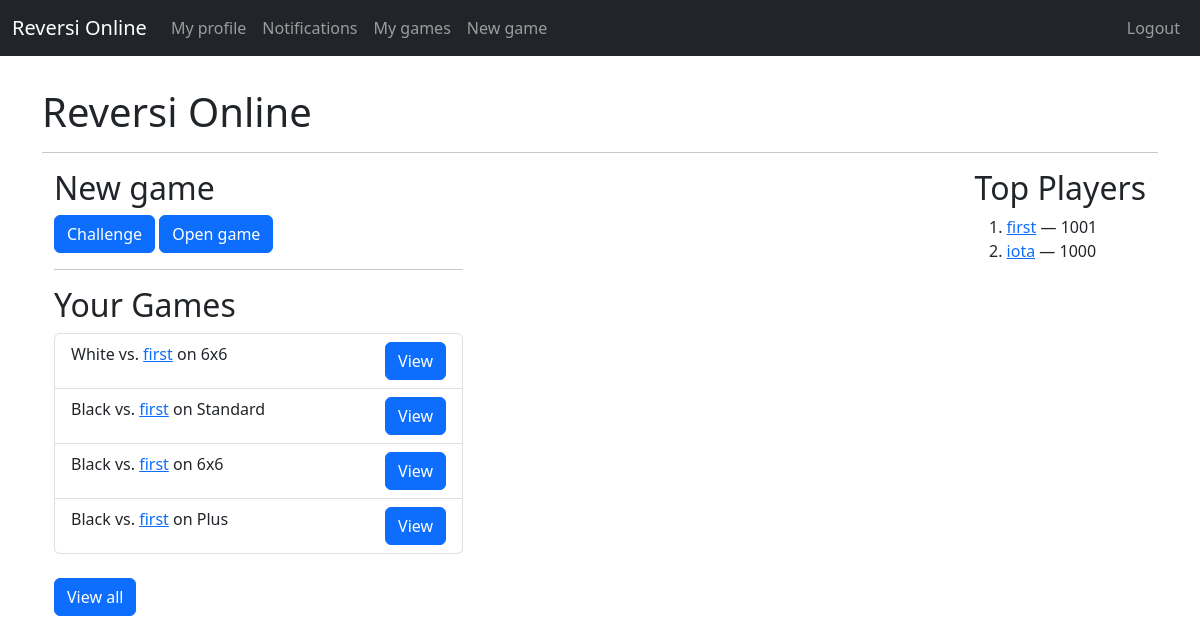
Page / (signed in) on the earlier database version.
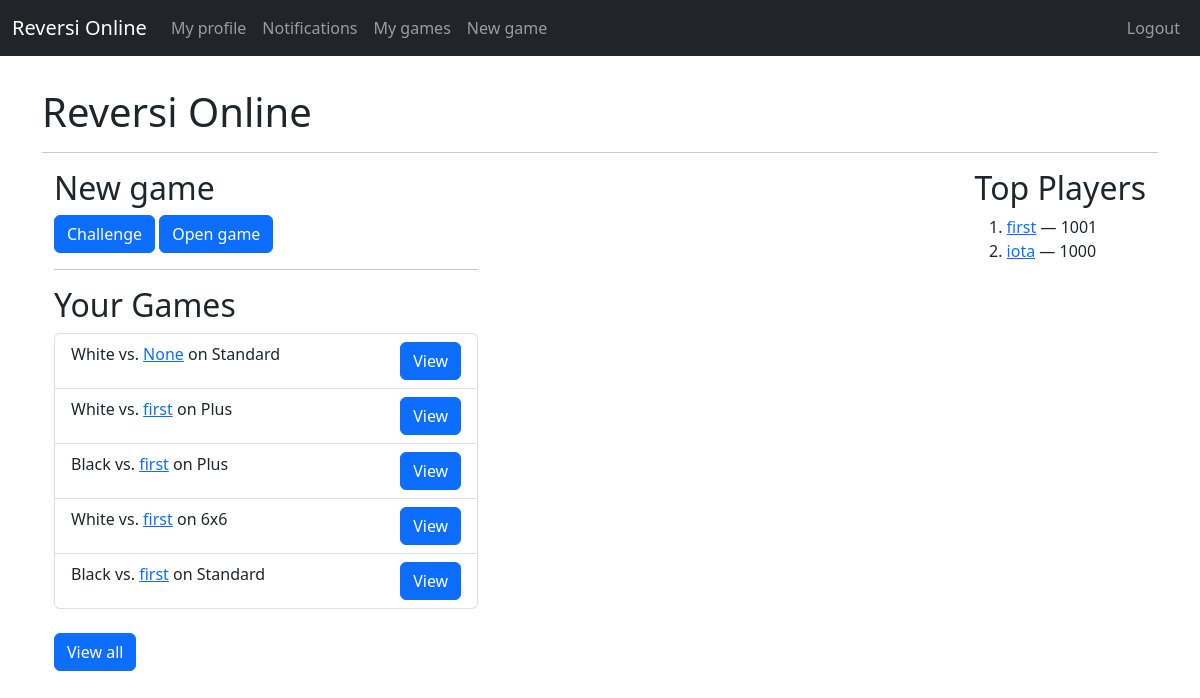
Same page on the later database version.
### game/models.py (models this page shows, shortened)
class Game(models.Model):
    first_player = models.ForeignKey(User, on_delete=models.CASCADE, related_name='first_player_in')
    second_player = models.ForeignKey(User, null=True, on_delete=models.CASCADE, related_name='second_player_in')
    first_player_is_X = models.BooleanField(default=True)
    first_players_turn = models.BooleanField(default=True)
    board_name = models.CharField(max_length=50)
    board_string = models.CharField(max_length=1056)
    open_game = models.BooleanField(default=False)
    game_started = models.BooleanField(default=False)
    game_ended = models.BooleanField(default=False)
    winner = models.CharField(max_length=1, null=True)
    most_recent_move = models.DateTimeField(auto_now_add=True)

### users/models.py (models this page shows)
class UserData(models.Model):
    user = models.OneToOneField(User, on_delete=models.CASCADE)
    elo_rating = models.IntegerField(default=1000)
    open_for_challenge = models.BooleanField(default=True)
    bio_text = models.CharField(max_length=2000, default="Hi! I'm new here!")

### base/views.py (the view)
# urls.py: path('', views.index, name="index"),
@login_required
def index(req):
    top_players = User.objects.all().order_by('-userdata__elo_rating')[:5]
    latest_games = get_player_games(req.user, 5)
    ctx = {
        'top_players': top_players,
        'latest_games': latest_games,
    }
    return render(req, 'base/index.html', ctx)

### base/views.py (called while the page is built)
def get_player_games(user, count=-1):
    latest_games = Game.objects.filter(Q(first_player=user) | Q(second_player=user)).order_by('-most_recent_move')
    if count > 0:
        latest_games = latest_games[:count]
    player_role = []
    player_opp = []
    for game in latest_games:
        player_role.append("White" if game.first_player_is_X ^ (game.second_player == user) else "Black")
        player_opp.append(game.first_player if game.second_player == user else game.second_player)
    return list(zip(latest_games, player_role, player_opp))

### base/templates/base/index.html
{% extends 'base/base.html' %}
{% block body %}
<h1>Reversi Online</h1>
<hr>
<div class="container-fluid">
    <div class="float-start">
        <h2>New game</h2>
        <a class="btn btn-primary" href="#">Challenge</a>
        <a class="btn btn-primary" href="{% url 'game:open_games' 1 %}">Open game</a>
        <hr>
        <h2>Your Games</h2>
        {% include 'base/game_list.html' with games=latest_games %}
        <br>
        <a href="{% url 'game:my_games' %}" class="btn btn-primary">View all</a>
    </div>
    <div class="float-end">
        <h2>Top Players</h2>
        <ol>
            {% for player in top_players %}
            <li>
                <a href="{% url 'base:profile' player.username %}">{{ player.username }}</a> — {{ player.userdata.elo_rating }}
            </li>
            {% endfor %}
        </ol>
    </div>
</div>
{% endblock %}

### base/templates/base/game_list.html
<ul class="list-group">
    {% for game_data in games %}
    <li class="list-group-item">
        <span class="float-start">
            {{ game_data.1 }} vs. <a href="{% url 'base:profile' game_data.2 %}">{{ game_data.2 }}</a> on {{ game_data.0.board_name }}
        </span>
        <a href="{% url 'game:view_game' game_data.0.id %}" class="btn btn-primary float-end" style="margin-left: 10vw">View</a>
    </li>
    {% endfor %}
</ul>

Differences in the rows shown:
no longer on this page (row unchanged): Game: game_data "Black", username "first", board_name "6x6"
added Game: game_data "White", game_data "None", board_name "Standard"
added Game: game_data "White", username "first", board_name "Plus"
changed Game (number 3 of 5 on the later page): moves up the list
